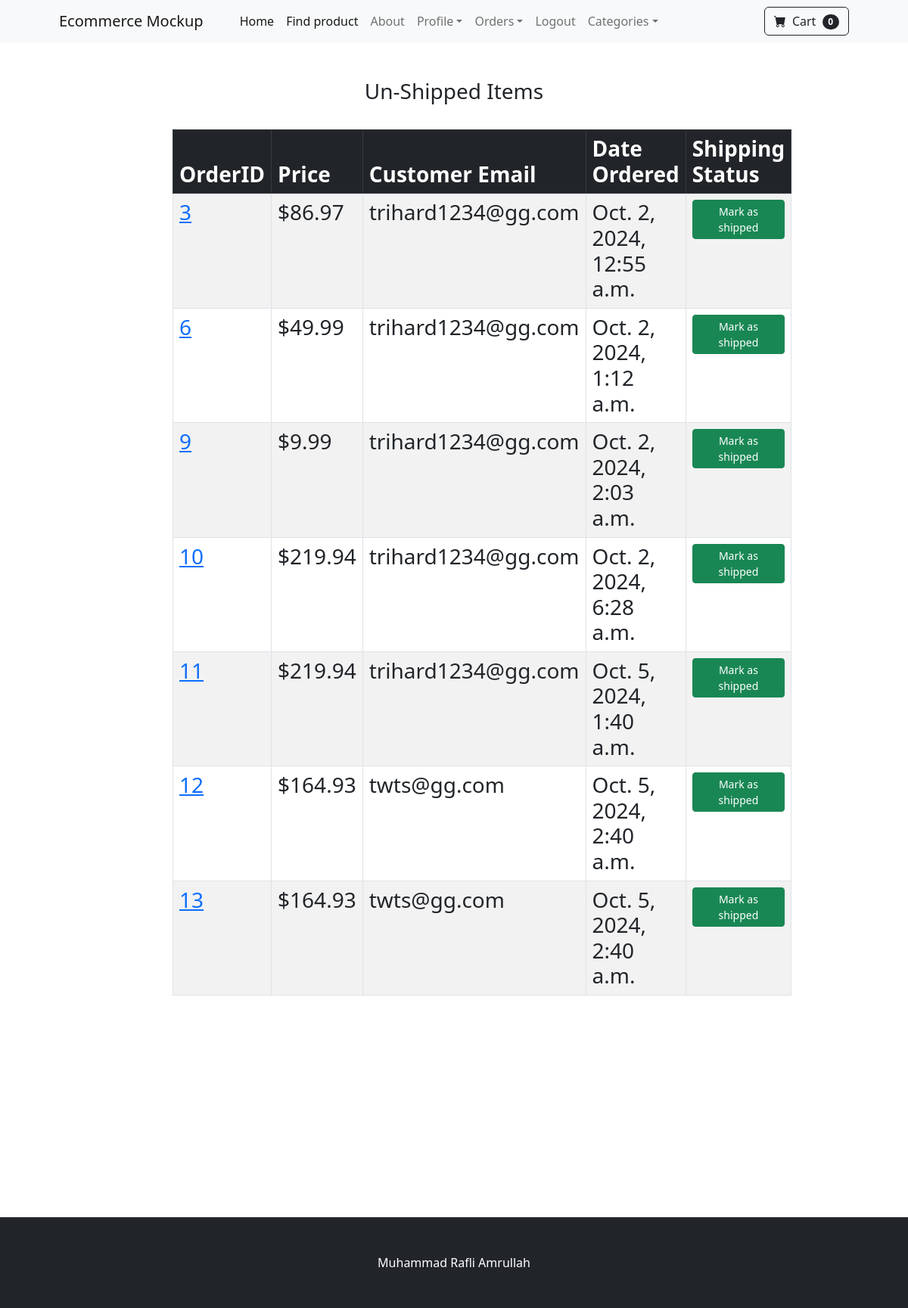
Page /payment/not_shipped_dash (signed in) on the committed database.
### payment/models.py (models this page shows, shortened)
class Order(models.Model):
	user = models.ForeignKey(User, on_delete=models.CASCADE, null=True, blank=True)
	full_name = models.CharField(max_length=250)
	email = models.EmailField(max_length=250)
	shipping_address = models.TextField(max_length=15000)
	amount_paid = models.DecimalField(max_digits=7, decimal_places=2)
	date_ordered = models.DateTimeField(auto_now_add=True)
	shipped = models.BooleanField(default=False)
	date_shipped = models.DateTimeField(blank=True, null=True)

### payment/views.py (the view, shortened to what this page needs)
# urls.py: path('not_shipped_dash', views.not_shipped_dash, name="not_shipped_dash"),
def not_shipped_dash(request):
	if request.user.is_authenticated and request.user.is_superuser:
		orders = Order.objects.filter(shipped=False)
		return render(request, "payment/not_shipped_dash.html", {'orders':orders})
	else:
		messages.success(request, "Access Denied")
		return redirect("home")

### cart/cart.py (called while the page is built)
    def __len__(self):
        return len(self.cart)

### cart/context_processors.py (called while the page is built)
def cart(request):
    return {'cart': Cart(request)}

### payment/templates/payment/not_shipped_dash.html (shortened to what this page needs)
{% extends "base.html" %} {% block content %}
<div class="container">
  <div class="row">
    <center>
      <div class="col-8">
        <br /><br />
        <h3> Un-Shipped Items <s3/><br /><br />
            <table class="table table-striped table-hover table-bordered">
                <thead class="table-dark">
                  <tr>
                    <th scope="col">OrderID</th>
                    <th scope="col">Price</th>
                    <th scope="col">Customer Email</th>
                    <th scope="col">Date Ordered</th>
                    <th scope="col">Shipping Status</th>
                  </tr>
                </thead>
                <tbody>
                    {% for item in orders %}
                  <tr>
                    <td><a href="{% url 'orders' item.id %}">{{ item.id }}</a></td>
                    <td>${{ item.amount_paid }}</td>
                    <td>{{ item.email }}</td>
                    <td>{{ item.date_ordered }}</td>
                    <td>
                        <form method="POST">
                            <button type="submit" class="btn btn-success btn-sm"> Mark as shipped</button>
                        </form>
                    </td>
                  </tr>
                  {% endfor %}
                </tbody>
              </table>
              <br /><br />
              <br /><br />
              <br /><br />
              <br /><br />
      </div>
    </center>
  </div>
</div>
{% endblock content %}

### store/templates/base.html (shortened to what this page needs)
{% load static %}
<!DOCTYPE html>
<html lang="en">
  <head>
    <link href="https://cdn.jsdelivr.net/npm/bootstrap-icons@1.5.0/font/bootstrap-icons.css" rel="stylesheet" />
    <link href="{% static 'css/styles.css' %}" rel="stylesheet" />
  </head>
  <body>
    {% include "navbar.html" %}  {% block content %} {% endblock content %}
    <footer class="py-5 bg-dark">
      <div class="container"><p class="m-0 text-center text-white">Muhammad Rafli Amrullah</p></div>
    </footer>
  </body>
</html>

### store/templates/navbar.html (shortened to what this page needs)
<nav class="navbar navbar-expand-lg navbar-light bg-light">
  <div class="container px-4 px-lg-5">
    <a class="navbar-brand" href="{% url "home" %}">Ecommerce Mockup</a>
    <div class="collapse navbar-collapse" id="navbarSupportedContent">
      <ul class="navbar-nav me-auto mb-2 mb-lg-0 ms-lg-4">
        <li class="nav-item"><a class="nav-link active" aria-current="page" href="{% url "home" %}">Home</a></li>
        <li class="nav-item"><a class="nav-link active" aria-current="page" href="{% url "search" %}">Find product</a></li>
        <li class="nav-item"><a class="nav-link" href="{% url "about" %}">About</a></li>
        {% if user.is_authenticated %}
        <li class="nav-item dropdown">
          <a class="nav-link dropdown-toggle" id="navbarDropdown" href="#" role="button" data-bs-toggle="dropdown" aria-expanded="false">Profile</a>
        </li>
        {% if user.is_superuser %}
        <li class="nav-item dropdown">
          <a class="nav-link dropdown-toggle" id="navbarDropdown" href="#" role="button" data-bs-toggle="dropdown" aria-expanded="false">Orders</a>
        </li>
        {% endif %}
        <li class="nav-item"><a class="nav-link" href="{% url "logout" %}">Logout</a></li>
        {% else %}
        <li class="nav-item"><a class="nav-link" href="{% url "login" %}">Login</a></li>
        <li class="nav-item"><a class="nav-link" href="{% url "register" %}">Register</a></li>
        {% endif %}
        <li class="nav-item dropdown">
          <a class="nav-link dropdown-toggle" id="navbarDropdown" href="#" role="button" data-bs-toggle="dropdown" aria-expanded="false">Categories</a>
        </li>
      </ul>
      <form class="d-flex">
        <a href="{% url "cart_summary" %}" class="btn btn-outline-dark"><i class="bi-cart-fill me-1"></i>
          Cart
          <span class="badge bg-dark text-white ms-1 rounded-pill" id='cart_quantity'> {{cart | length}}</span> </a>
      </form>
    </div>
  </div>
</nav>

### rows in the picture
Order: id "3", amount_paid "86.97", email "trihard1234@gg.com", date_ordered "Oct. 2, 2024, 12:55 a.m."
Order: id "6", amount_paid "49.99", email "trihard1234@gg.com", date_ordered "Oct. 2, 2024, 1:12 a.m."
Order: id "9", amount_paid "9.99", email "trihard1234@gg.com", date_ordered "Oct. 2, 2024, 2:03 a.m."
Order: id "10", amount_paid "219.94", email "trihard1234@gg.com", date_ordered "Oct. 2, 2024, 6:28 a.m."
Order: id "11", amount_paid "219.94", email "trihard1234@gg.com", date_ordered "Oct. 5, 2024, 1:40 a.m."
Order: id "12", amount_paid "164.93", email "twts@gg.com", date_ordered "Oct. 5, 2024, 2:40 a.m."
Order: id "13", amount_paid "164.93", email "twts@gg.com", date_ordered "Oct. 5, 2024, 2:40 a.m."

### other values in the picture
{{ cart | length }} "0"
